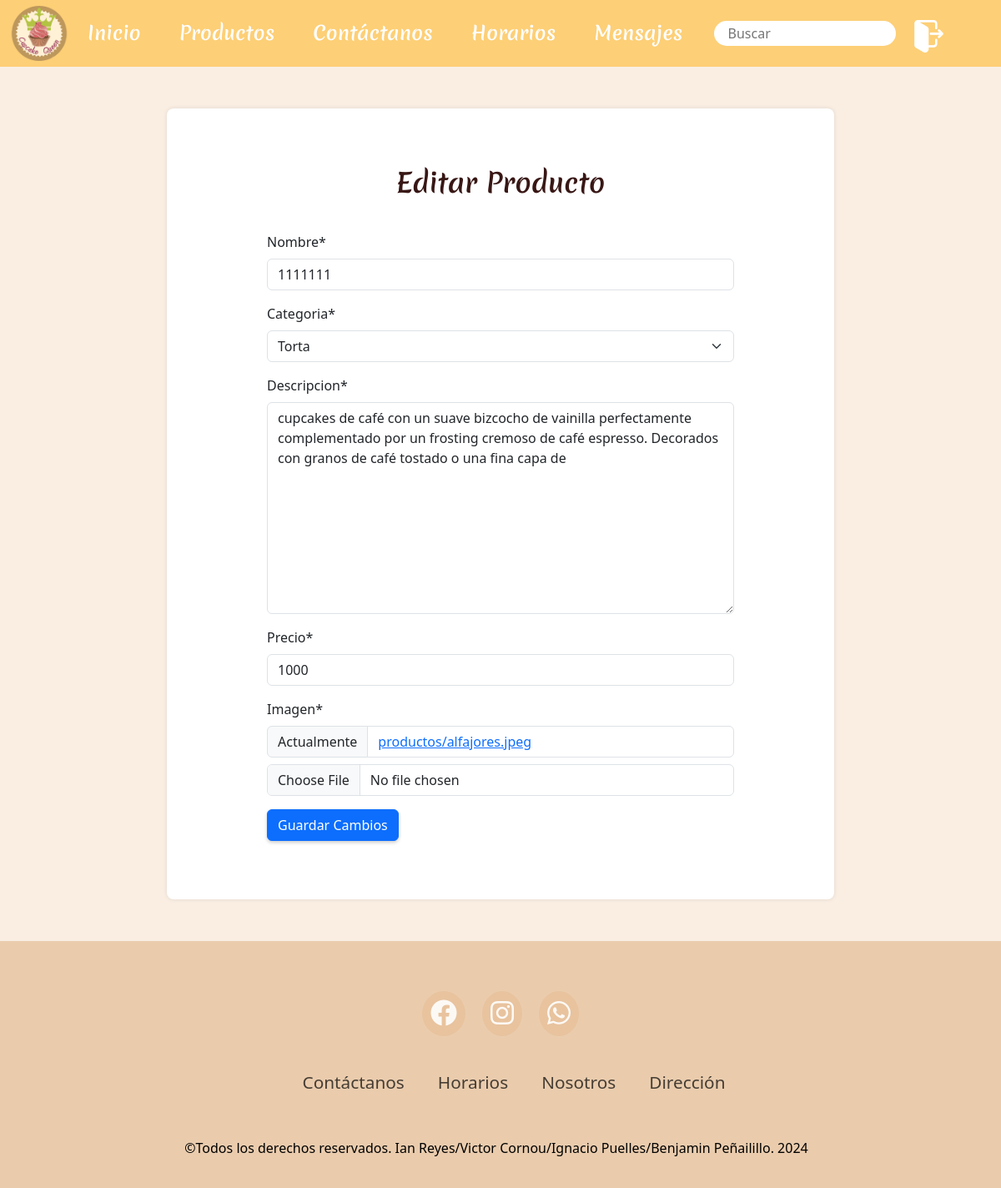
Page /editar/28/ (signed in) on the earlier database version.
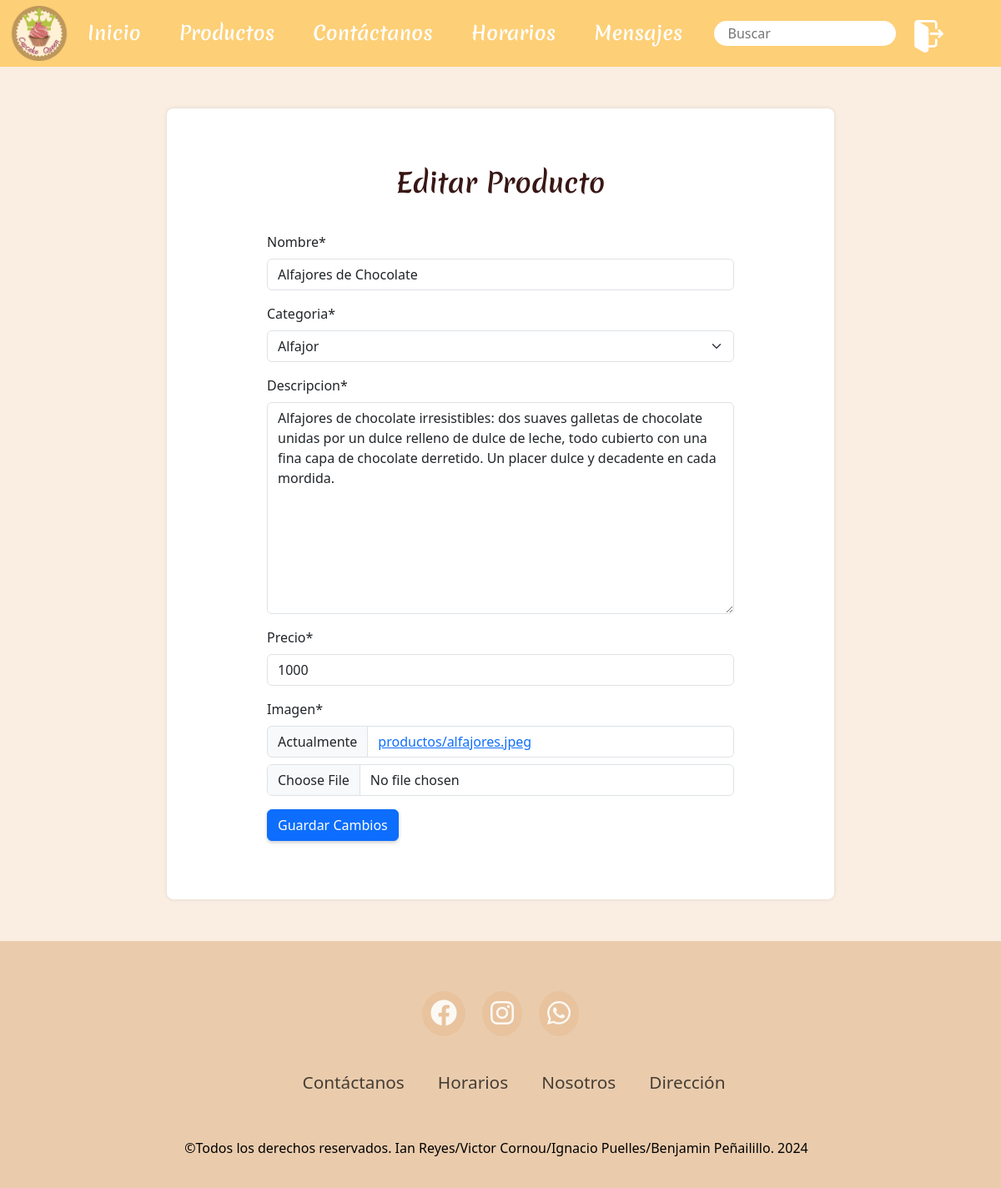
Same page on the later database version.
### pagina/models.py (models this page shows, shortened)
class Producto(models.Model):
    nombre = models.CharField(max_length=100)
    categoria = models.ForeignKey(Categoria, on_delete=models.CASCADE, default=1)
    descripcion = models.TextField()
    precio = models.IntegerField()
    imagen = models.ImageField(upload_to='productos/')

class Categoria(models.Model):
    nombre = models.CharField(max_length=100, unique=True)
    descripcion = models.TextField(blank=True, null=True)
    def __str__(self):
        return self.nombre

### pagina/views.py (the view)
# urls.py: path('editar/<int:producto_id>/', views.editarProducto, name='editarProducto'),
@user_passes_test(superuser_required)
def editarProducto(request, producto_id):
    producto = get_object_or_404(Producto, id=producto_id)
    if request.method == 'POST':
        form = ProductoForm(request.POST, request.FILES, instance=producto)
        if form.is_valid():
            form.save()
            return redirect('productos')
    else:
        form = ProductoForm(instance=producto)
    return render(request, 'editarProducto.html', {'form': form, 'producto': producto})

### pagina/forms.py
class ProductoForm(forms.ModelForm):
    class Meta:
        model = Producto
        fields = ['nombre', 'categoria', 'descripcion', 'precio', 'imagen']

### pagina/views.py (called while the page is built)
def superuser_required(user):
    return user.is_superuser

### pagina/templates/editarProducto.html (shortened to what this page needs)
{% extends "base.html" %}
{% load crispy_forms_tags %}
{% block content %}
<div class="container-editar">
    <div class="editar">
        <h2>Editar Producto</h2>
        <div class="mami">
            <form method="post" enctype="multipart/form-data">
                {{ form|crispy }}
                <button type="submit" class="btn btn-primary">Guardar Cambios</button>
            </form>
        </div>
    </div>
</div>
{% endblock %}

Differences in the rows shown:
changed Producto: nombre "1111111" → "Alfajores de Chocolate"; categoria "Torta" → "Alfajor"; descripcion "cupcakes de café con un suave bizcocho de vainilla perfectamente complementado por un frosting cremoso de café espresso. Decorados con granos de café tostado o una fina capa de" → "Alfajores de chocolate irresistibles: dos suaves galletas de chocolate unidas por un dulce relleno de dulce de leche, todo cubierto con una fina capa de chocolate derretido. Un placer dulce y decadente en cada mordida."
